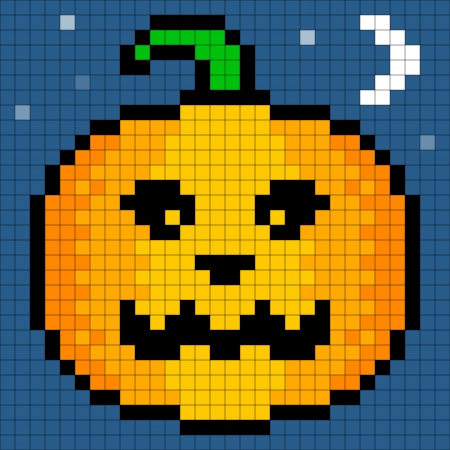
#> input picture main/tkinter/pumpkin.jpeg, 450 x 450 px, found by its file name
$ python vanilla.py
#> lines starting #> are read from the running program, lines starting #| are printed output that depends on the picture
from distutils.command.build import build
import cv2 as cv
import tkinter as tk
from PIL import Image, ImageTk
from matplotlib import pyplot as plt
import numpy as np
from random import randint
from tqdm import tqdm
from numba import jit

@jit
def coef(k_or_j,m_or_n):
    if k_or_j == 0:
        return np.sqrt(1/m_or_n)
    return np.sqrt(2/m_or_n)

@jit
def C(m,n,i,j):
    M = np.zeros((m,n))
    for r in range(m):
        for s in range(n):
            term1 = coef(i,m)*coef(j,n)
            term2 = np.cos(np.pi*i*(r+1/2)/m)
            term3 = np.cos(np.pi*j*(s+1/2)/n)
            M[r,s] = term1*term2*term3
    return M

def prepImage(img, width=None, height=None):
    if type(img) == str:
        img = cv.imread(img)
    img = Image.fromarray(img)
    img = ImageTk.PhotoImage(img)
    return img

# [5 lines left out: function resizeThis, not called in this run]

def pixelateThis(img, width, height, pw=8, ph=8):
    # Resize img to "pixelated" size
    temp = cv.resize(img, (pw, ph), interpolation=cv.INTER_LINEAR)

    # Initialize output image
    output = cv.resize(temp, (width, height), interpolation=cv.INTER_NEAREST)
    return output


W, H = 1600, 800
#img = cv.imread('main/tkinter/8x8.png',cv.IMREAD_GRAYSCALE)
i8_raw = cv.imread('main/tkinter/pumpkin.jpeg',cv.IMREAD_GRAYSCALE)
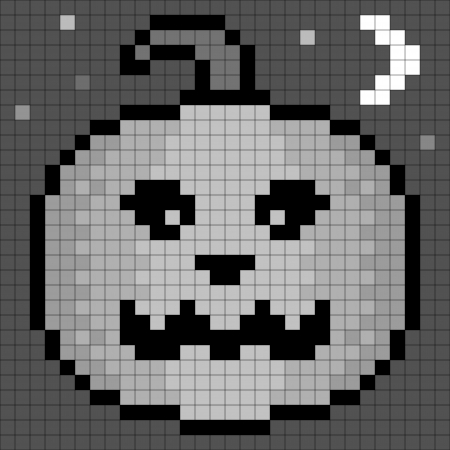
#> i8_raw: shape (450, 450); min 0, max 255, mean 103
#print(img)
i25 = cv.imread('main/tkinter/25x25.png',cv.IMREAD_GRAYSCALE)
#i16 = cv.imread('16x16.png',cv.IMREAD_GRAYSCALE)
#img = cv.resize(img, (int(W/2), H), interpolation=cv.INTER_NEAREST)
root = tk.Tk()
canvas = tk.Canvas(root, width=W, height=H)
#
# [12 lines left out: function c, not called in this run]

def NormalizeData(data, range=255, absol=False):
    if absol:
        data = abs(data)
    result = range * (data - np.min(data)) / (np.max(data) - np.min(data))
    return result


# Botao
'''browse_text = tk.StringVar()
browse_btn = tk.Button(root, textvariable=browse_text, command=lambda:c(), bg="#20bebe")
browse_text.set("Muda!")
browse_btn.grid(column=2)
'''


m = 40
n = 40

botao_frequencia_w, botao_frequencia_h = H//m, H//m

target_x, target_y = H//2, H//2

i8 = cv.resize(i8_raw, (m, n), interpolation=cv.INTER_LINEAR)
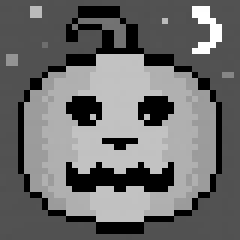
#> i8: shape (40, 40) (shown 6 times larger); min 0, max 255, mean 108.8

i8dct = cv.dct(i8.astype(float))
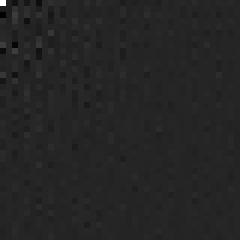
#> i8dct: shape (40, 40) float64 (shown 6 times larger); min -744.9, max 4352.4, mean 2.1; drawn with min black and max white
i8dct_norm = NormalizeData(i8dct, absol=True)
#> in NormalizeData, `data = abs(data)`:
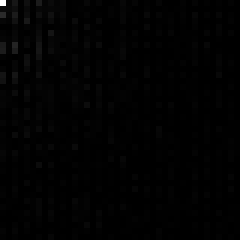
#> data: shape (40, 40) float64 (shown 6 times larger); min 0.0168, max 4352.4, mean 39.5; drawn with min black and max white
print('i8dct.shape: ',i8dct.shape)
#| i8dct.shape:  (40, 40)

padding_cols = 4

canvas.grid(columnspan=n+padding_cols, rowspan=m)
labels = [[None for j in range(n)] for i in range(m)]
legendas = [[None for j in range(n)] for i in range(m)]
flags = np.array([[None for j in range(n)] for i in range(m)])
bases = []
for i in tqdm(range(m)):
    bases_row = []
    for j in range(n):
        freq_base = C(m,n,i,j)
        bases_row.append(freq_base)
    bases.append(bases_row)

# [16 lines left out: function buildImage, not called in this run]

instrucao_X = tk.Label(root, text='Intervalo X:')
instrucao_X.grid(row=1, column=0)     #instrucao_X.grid(row=n//2+5, column=0)
valor_de_X = tk.Entry(root)
valor_de_X.grid(row=1, column=1) #valor_de_X.grid(row=n//2+5, column=1)

instrucao_Y = tk.Label(root, text='Intervalo Y:')
instrucao_Y.grid(row=1, column=2) #instrucao_Y.grid(row=n//2+5, column=2)
valor_de_Y = tk.Entry(root)
valor_de_Y.grid(row=1, column=3) #valor_de_Y.grid(row=n//2+5, column=3)


# [51 lines left out: functions pegarValores, adicionar, subtrair, updateButtons, not called in this run]

adicionarButton = tk.Button(root, text='Adicionar', command = lambda:adicionar())
#adicionarButton.grid(row=n//2+6, column=1)
adicionarButton.grid(row=0, column=1)
subtrairButton = tk.Button(root, text='Subtrair', command = lambda:subtrair())
#subtrairButton.grid(row=n//2+6, column=2)
subtrairButton.grid(row=0, column=2)


# Populando botoes pela primeira vez
for i in range(m):
    for j in range(n):
        freq_base = abs(NormalizeData(pixelateThis(bases[i][j],botao_frequencia_w, botao_frequencia_h,m,n)))
        freq_base = ((i8dct_norm[i][j]*freq_base)/255)**1.8
#> freq_base: shape (20, 20) float64; every value is NaN or infinite
        #print(freq_base)
        img = prepImage(freq_base)
#> in prepImage, `img = Image.fromarray(img)`: img: PIL image 20x20 F; every value is NaN or infinite
        labels[i][j] = tk.Button(root, text=f'[{i}][{j}]', command = lambda i=i, j=j:chbutton3(i,j),borderwidth = 1)
        labels[i][j].configure(image=img)
        labels[i][j].image=img
        labels[i][j].grid(row=i,column=j+padding_cols)
        flags[i][j] = True
        #legendas[i][j] = tk.Label(root,text=str(i8dct[i][j]))
        #legendas[i][j].grid(row=i,column=j+padding_cols)


base = np.zeros((m, n))

f1 = base.copy()
f1[:,::2] = 300

f2 = base.copy()
f2[::3,::4] = 50

# [57 lines left out: functions chbutton, chbutton2, chbutton3, not called in this run]

but1 = tk.Button(root, text=f'BIGONE')
arr = pixelateThis(i8,target_x, target_y,m,n)
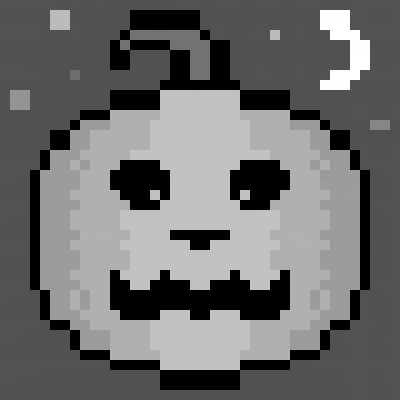
#> arr: shape (400, 400); min 0, max 255, mean 108.8
img = Image.fromarray(arr)
img = ImageTk.PhotoImage(img)
but1.configure(image=img)
but1.image = img
but1.grid(row=3, column=0, rowspan=n//2, columnspan=padding_cols)


pesos = tk.Button(root, text=f'BIGONE')
arr = NormalizeData(i8dct, absol=True)**1.5
#> arr: shape (40, 40) float64
arr = pixelateThis(arr,target_x, target_y,m,n)
#> arr: shape (400, 400) float64
img = Image.fromarray(arr)
#> img: PIL image 400x400 F
img = ImageTk.PhotoImage(img)
pesos.configure(image=img)
pesos.image = img
pesos.grid(row=m//2, column=0, rowspan=n//2, columnspan=padding_cols)


l = root.pack_slaves()

root.mainloop()
